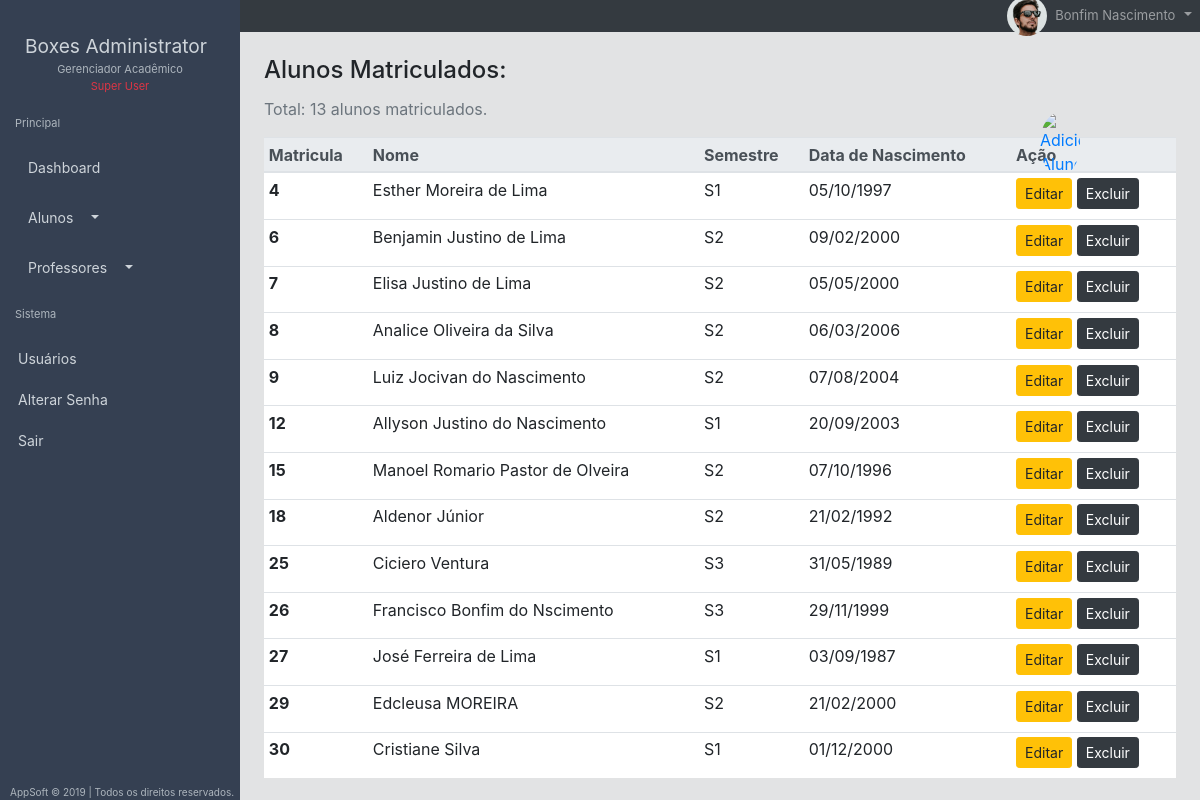
The app's page /alunos/todos (signed in) with its own data.
### lanc_notas/models.py (models this page shows, shortened)
class Aluno(models.Model):
	matricula = models.AutoField(primary_key=True)
	semestre = models.ForeignKey(Turma, on_delete=models.CASCADE)
	nome = models.CharField(max_length=100)
	data_nac = models.CharField(max_length=12, null=True)
	user = models.OneToOneField(
        settings.AUTH_USER_MODEL,
        on_delete=models.CASCADE, null=True)

class Turma(models.Model):
	cod_turma = models.AutoField(primary_key=True)
	semestre = models.CharField(max_length=30)
	def __str__(self):
		return self.semestre

### lanc_notas/views.py (the view)
# urls.py: path('alunos/todos', views.alunos),
@login_required(login_url='/login') #verifica o usuario
@permission_required('lanc_notas.change_aluno', raise_exception=True)
def alunos(request):
	alunos = Aluno.objects.all()
	pagina = str(request.get_full_path())
	print(pagina)
	contexto = {
		'alunos': alunos,
		'pagina': pagina
	}
	return render(request, 'alunos.html', contexto)

### lanc_notas/templatetags/mytage.py (called while the page is built)
@register.filter()
def can_edit(user, obj):
    if user.has_perm(obj):
        return True
    else:
        return False

### lanc_notas/templates/alunos.html (shortened to what this page needs)
{% extends "layout/base.html" %}
{% block conteudo %}
{% load static %}
  <div class="wrapper">
    <div class="d-flex" id="wrapper">
     {% include "sidebar.html" %}
     <div class="container-fluid">
      {% include 'navbar.html' %}
      {% include 'conteudo/tabela_alunos.html' %}
      <a href="/alunos/novo"><img class="rounded-circle mr-2 btn-add mr-4" src="https://images-na.ssl-images-amazon.com/images/I/412rXWdCJ7L.png" alt="Adicionar Aluno" width="40"></img></a>
     </div>
  </div>
{% endblock %}

### lanc_notas/templates/navbar.html (shortened to what this page needs)
      {% load static %}
      <nav class="navbar navbar-expand-lg navbar-dark bg-dark py-2">
          <div class="container-fluid">
              <a class="navbar-brand icon ion-ios-menu menu-toggle"  href="#"></a>
              <div class="collapse navbar-collapse ml-4 py-2" id="navbarNavDropdown">
                <ul class="navbar-nav">
                    <li class="nav-item dropdown">
                      <a class="nav-link icon ion-md-notifications" href="#" id="navbarDropdownMenuLink" role="button" data-toggle="dropdown"   aria-haspopup="true" aria-expanded="false">
                      </a>
                    </li>
                  <li class="nav-item dropdown">
                      <a class="nav-link dropdown-toggle" href="#" id="navbarDropdownMenuLink" role="button" data-toggle="dropdown" aria-haspopup="true" aria-expanded="false">
                        <img class="rounded-circle mr-2" src="{% static 'img/avatar.jpg' %}" alt="Chris Wood" width="40"></img><span class="user-nav">{{user.first_name}} {{user.last_name}}</span>
                      </a>
                    </li>
                </ul>
          </div>
        </nav>

### lanc_notas/templates/conteudo/tabela_alunos.html
<div class="conteudo mt-4 ml-4 mr-4">
	{% if alunos %}
		<h4 class="card-title">Alunos Matriculados:</h4>
			<strong class="text-muted">Total: {{alunos.count}} alunos matriculados.</strong>
			<table class="table table-sm p-4 mt-3">
				<thead class="thead-light">
				    <tr>
				      <th scope="col">Matricula</th>
				      <th scope="col">Nome</th>
				      <th scope="col">Semestre</th>
				      <th scope="col">Data de Nascimento</th>
				      <th id="thacao" scope="col">Ação</th>
				    </tr>
				</thead>
				<tbody>
					{% for aluno in alunos %}
					<tr>
				     	<th scope="row"> {{aluno.matricula}}</th>
				    	<td>{{aluno.nome}}</td>
				    	<td>{{aluno.semestre}}</td>
				    	<td>{{aluno.data_nac}}</td>
				    	<td class="acoes">
				    		<a class="btn btn-sm btn-warning" href="editar/{{aluno.matricula}}">Editar</a>
				    		<a class="btn btn-sm btn-dark" href="excluir/{{aluno.matricula}}">Excluir</a>
				    	</td>
				    </tr>
				    {% endfor %}
				</tbody>
			</table>
	{% endif %}
</div>

### gerencia_notas/static/css/sidebar.css (style rules this page uses)
* { margin: 0; padding: 0; }
.icon { font-size: 20px; padding-right: 10px; }
.wrapper { display: flex; width: 100%; }
.ion-ios-menu { font-size: 25px; }
body { overflow-x: visible; }

### gerencia_notas/static/css/estilo.css (style rules this page uses)
* { margin: 0; padding: 0; }
body { background-color: #e2e3e4; }
.container-fluid { margin: 0; padding: 0; }
.navbar-nav { position: absolute; right: 0px; }
a.ion-md-notifications { display: inline-block; margin-top: 3px; font-size: 23px; }
.text-muted { font-weight: 400; }
.user-nav { font-size: 13px; }
.table { background: #fff !important; }
.btn-add { position: fixed; right: 8%; top: 14%; display: inline-block; }
@media (min-width: 993px) { .acoes a { margin-bottom: 5px; } }

### records on screen
Aluno: matricula "4", nome "Esther Moreira de Lima", semestre "S1", data_nac "05/10/1997"
Aluno: matricula "6", nome "Benjamin Justino de Lima", semestre "S2", data_nac "09/02/2000"
Aluno: matricula "7", nome "Elisa Justino de Lima", semestre "S2", data_nac "05/05/2000"
Aluno: matricula "8", nome "Analice Oliveira da Silva", semestre "S2", data_nac "06/03/2006"
Aluno: matricula "9", nome "Luiz Jocivan do Nascimento", semestre "S2", data_nac "07/08/2004"
Aluno: matricula "12", nome "Allyson Justino do Nascimento", semestre "S1", data_nac "20/09/2003"
Aluno: matricula "15", nome "Manoel Romario Pastor de Olveira", semestre "S2", data_nac "07/10/1996"
Aluno: matricula "18", nome "Aldenor Júnior", semestre "S2", data_nac "21/02/1992"
Aluno: matricula "25", nome "Ciciero Ventura", semestre "S3", data_nac "31/05/1989"
Aluno: matricula "26", nome "Francisco Bonfim do Nscimento", semestre "S3", data_nac "29/11/1999"
Aluno: matricula "27", nome "José Ferreira de Lima", semestre "S1", data_nac "03/09/1987"
Aluno: matricula "29", nome "Edcleusa MOREIRA", semestre "S2", data_nac "21/02/2000"
Aluno: matricula "30", nome "Cristiane Silva", semestre "S1", data_nac "01/12/2000"

### other values on screen
{{ user.first_name }} "Bonfim"
{{ user.last_name }} "Nascimento"
{{ alunos.count }} "13"
